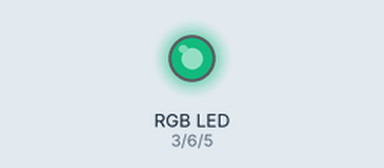
A sketch run on a simulated Arduino Uno, built with avr-gcc and run on an emulated ATmega328P. Parts: an RGB LED mixed from three pins (HIGH = lit). Dim RGB values are drawn brighter than linear; random numbers use the default seed unless the sketch sets one.

Above: at 0.1 s.
At 4.6 s:
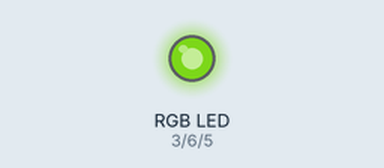
At 9.6 s:
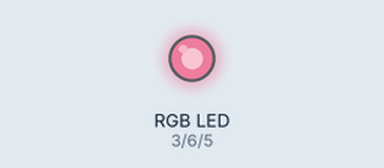
At 19.1 s:
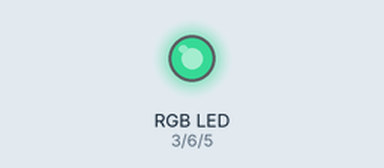
At 29.1 s:
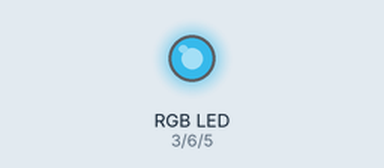
At 39.1 s:
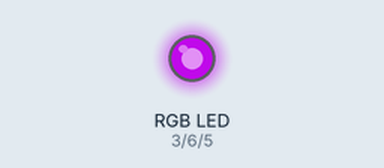
Timing chart, 0 to 40.0 s (numbered marks = the images above):
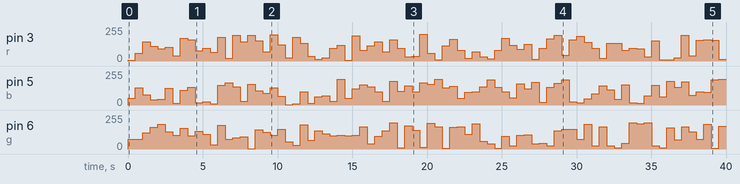

The sketch:

rgb.ino
```cpp
 int r=3;
 int b=5;
 int g=6;

void setup() {

pinMode(r,OUTPUT);
pinMode(b,OUTPUT);
pinMode(g,OUTPUT);

}

void loop() {
  analogWrite(r,random(0,200));
  analogWrite(b,random(0,200));
  analogWrite(g,random(0,200));
  delay(500);

}
```

Measured:
- by itself, pin 3 (r): 0/255 → 7/255 at 0.00 s, → 58/255 0.50 s later, → 144/255 0.50 s later, → 109/255 0.50 s later, … (80 changes in this stretch)
- by itself, pin 5 (b): 0/255 → 49/255 at 0.00 s, → 130/255 0.50 s later, → 78/255 0.50 s later, → 40/255 0.50 s later, … (80 changes in this stretch)
- by itself, pin 6 (g): 0/255 → 73/255 at 0.00 s, → 72/255 0.50 s later, → 123/255 0.50 s later, → 165/255 0.50 s later, … (80 changes in this stretch)
